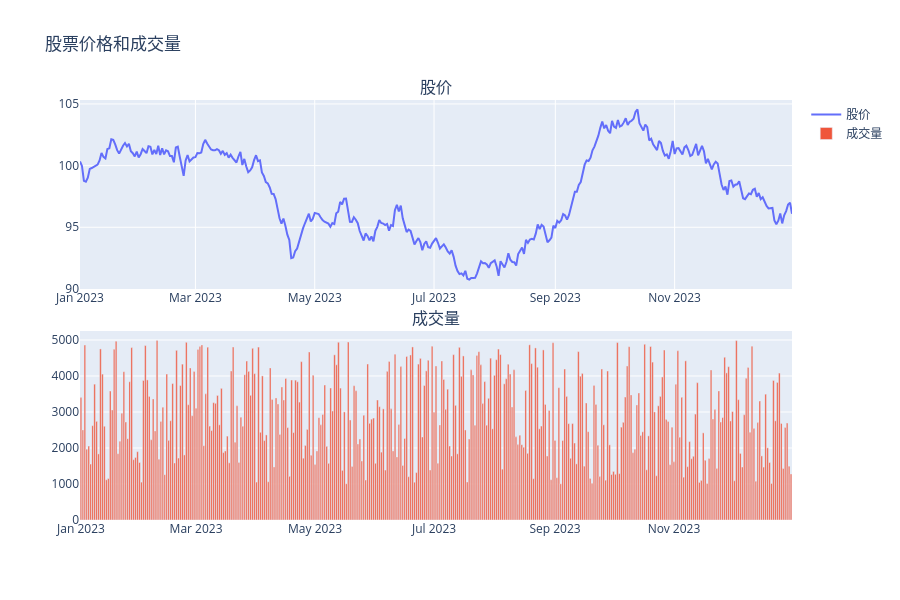

Notebook cell for this chart:
### Markdown cell above
## 8. 时间序列图

### Code cell
# 创建时间序列数据
dates = pd.date_range('2023-01-01', periods=365, freq='D')
stock_price = 100 + np.cumsum(np.random.randn(365) * 0.5)
volume = np.random.randint(1000, 5000, 365)

# 创建子图
from plotly.subplots import make_subplots

fig = make_subplots(
    rows=2, cols=1,
    subplot_titles=('股价', '成交量'),
    vertical_spacing=0.1
)

fig.add_trace(
    go.Scatter(x=dates, y=stock_price, name='股价'),
    row=1, col=1
)

fig.add_trace(
    go.Bar(x=dates, y=volume, name='成交量'),
    row=2, col=1
)

fig.update_layout(title='股票价格和成交量', height=600)
fig.show()

### Figure 1 — Plotly figure (JSON) as saved in the notebook; plotly's stock layout.template omitted (floating-point values rounded to 4 significant figures; data arrays with more than 128 entries replaced by an {"elided": "..."} marker saying what was removed)
{"data": [{"name": "股价", "type": "scatter", "x": {"elided": "365 str values"}, "xaxis": "x", "y": {"elided": "365 float values"}, "yaxis": "y"}, {"name": "成交量", "type": "bar", "x": {"elided": "365 str values"}, "xaxis": "x2", "y": {"elided": "365 int values"}, "yaxis": "y2"}], "layout": {"annotations": [{"font": {"size": 16}, "showarrow": false, "text": "股价", "x": 0.5, "xanchor": "center", "xref": "paper", "y": 1, "yanchor": "bottom", "yref": "paper"}, {"font": {"size": 16}, "showarrow": false, "text": "成交量", "x": 0.5, "xanchor": "center", "xref": "paper", "y": 0.45, "yanchor": "bottom", "yref": "paper"}], "height": 600, "title": {"text": "股票价格和成交量"}, "xaxis": {"anchor": "y", "domain": [0, 1]}, "xaxis2": {"anchor": "y2", "domain": [0, 1]}, "yaxis": {"anchor": "x", "domain": [0.55, 1]}, "yaxis2": {"anchor": "x2", "domain": [0, 0.45]}}}
